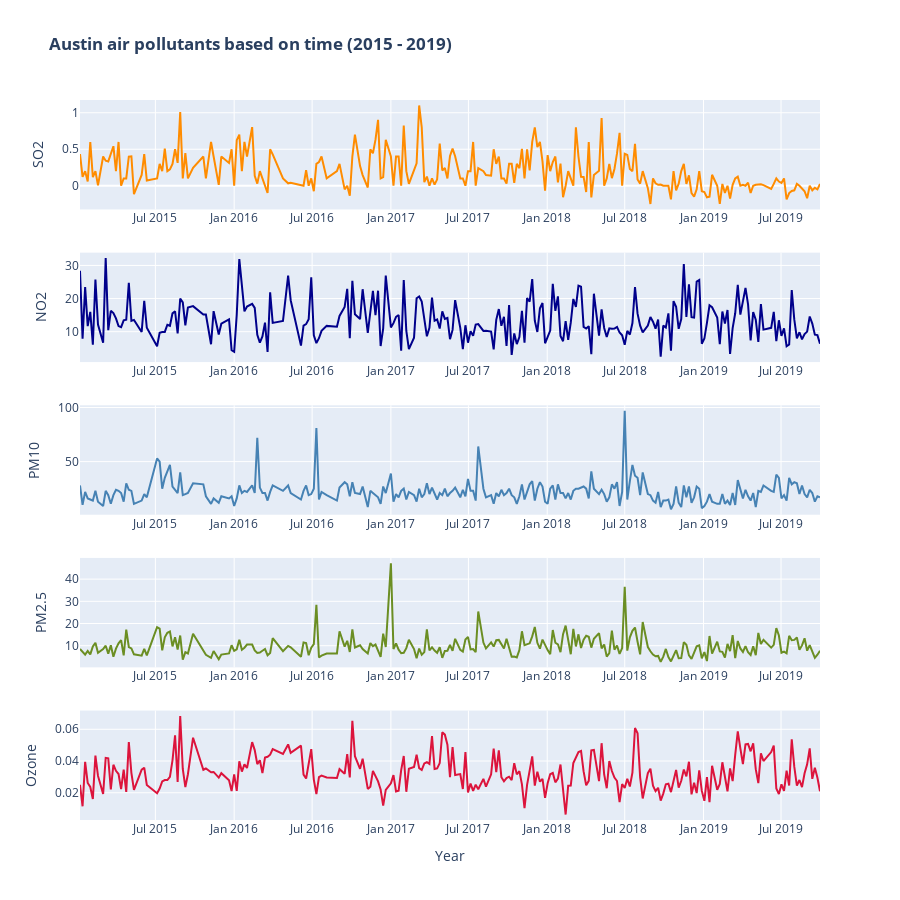

The code cell stored with this chart in its notebook:
### Markdown cell above
## <font color='#ff6600'> Time Series Analysis of Austin Air pollutants </font>

### Code cell
# plotting air pollutants based on time in Austin, Tx

fig = make_subplots(rows=5, cols=1, start_cell="top-left")

fig.add_trace(go.Scatter(x=combined_pollutants_data['date_local'],
                         y=combined_pollutants_data['Ozone(ppm)'], 
                         marker=dict(color='rgb(220,20,60)')),
              row=5, col=1)

fig.add_trace(go.Scatter(x=combined_pollutants_data['date_local'],
                         y=combined_pollutants_data['PM2.5'], 
                         marker=dict(color='rgb(107,142,35)')),
              row=4, col=1)

fig.add_trace(go.Scatter(x=combined_pollutants_data['date_local'],
                         y=combined_pollutants_data['PM10'], 
                         marker=dict(color='rgb(70,130,180)')),
              row=3, col=1)

fig.add_trace(go.Scatter(x=combined_pollutants_data['date_local'],
                         y=combined_pollutants_data['NO2'], 
                         marker=dict(color='rgb(0,0,139)')),
              row=2, col=1)

fig.add_trace(go.Scatter(x=combined_pollutants_data['date_local'],
                         y=combined_pollutants_data['SO'], 
                         marker=dict(color='rgb(255,140,0)')),
              row=1, col=1)

# Update xaxis properties
fig.update_xaxes(title_text="Year", row=5, col=1)

# Update yaxis properties
fig.update_yaxes(title_text="Ozone", row=5, col=1)
fig.update_yaxes(title_text="PM2.5", row=4, col=1)
fig.update_yaxes(title_text="PM10", row=3, col=1)
fig.update_yaxes(title_text="NO2", row=2, col=1)
fig.update_yaxes(title_text="SO2", row=1, col=1)

fig.update_layout(height=900, showlegend=False, title_text="<b> Austin air pollutants based on time (2015 - 2019) </b>")

fig.show()

### Figure 1 — Plotly figure (JSON) as saved in the notebook; plotly's stock layout.template omitted (floating-point values rounded to 4 significant figures; data arrays with more than 128 entries replaced by an {"elided": "..."} marker saying what was removed)
{"data": [{"marker": {"color": "rgb(220,20,60)"}, "type": "scatter", "x": {"elided": "250 str values"}, "xaxis": "x5", "y": {"elided": "250 float values"}, "yaxis": "y5"}, {"marker": {"color": "rgb(107,142,35)"}, "type": "scatter", "x": {"elided": "250 str values"}, "xaxis": "x4", "y": {"elided": "250 float values"}, "yaxis": "y4"}, {"marker": {"color": "rgb(70,130,180)"}, "type": "scatter", "x": {"elided": "250 str values"}, "xaxis": "x3", "y": {"elided": "250 int values"}, "yaxis": "y3"}, {"marker": {"color": "rgb(0,0,139)"}, "type": "scatter", "x": {"elided": "250 str values"}, "xaxis": "x2", "y": {"elided": "250 float values"}, "yaxis": "y2"}, {"marker": {"color": "rgb(255,140,0)"}, "type": "scatter", "x": {"elided": "250 str values"}, "xaxis": "x", "y": {"elided": "250 float values"}, "yaxis": "y"}], "layout": {"height": 900, "showlegend": false, "title": {"text": "<b> Austin air pollutants based on time (2015 - 2019) </b>"}, "xaxis": {"anchor": "y", "domain": [0, 1]}, "xaxis2": {"anchor": "y2", "domain": [0, 1]}, "xaxis3": {"anchor": "y3", "domain": [0, 1]}, "xaxis4": {"anchor": "y4", "domain": [0, 1]}, "xaxis5": {"anchor": "y5", "domain": [0, 1], "title": {"text": "Year"}}, "yaxis": {"anchor": "x", "domain": [0.848, 1], "title": {"text": "SO2"}}, "yaxis2": {"anchor": "x2", "domain": [0.636, 0.788], "title": {"text": "NO2"}}, "yaxis3": {"anchor": "x3", "domain": [0.424, 0.576], "title": {"text": "PM10"}}, "yaxis4": {"anchor": "x4", "domain": [0.212, 0.364], "title": {"text": "PM2.5"}}, "yaxis5": {"anchor": "x5", "domain": [0, 0.152], "title": {"text": "Ozone"}}}}
